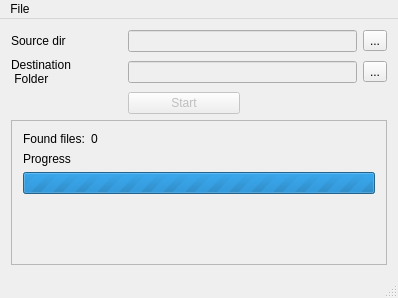
<?xml version="1.0" encoding="UTF-8"?>
<ui version="4.0">
 <class>MainWindow</class>
 <widget class="QMainWindow" name="MainWindow">
  <property name="geometry">
   <rect>
    <x>0</x>
    <y>0</y>
    <width>398</width>
    <height>298</height>
   </rect>
  </property>
  <property name="windowTitle">
   <string>MainWindow</string>
  </property>
  <widget class="QWidget" name="centralWidget">
   <layout class="QGridLayout" name="gridLayout_2">
    <item row="1" column="3">
     <widget class="QToolButton" name="chooseDestDir">
      <property name="text">
       <string>...</string>
      </property>
     </widget>
    </item>
    <item row="0" column="1" colspan="2">
     <widget class="QLineEdit" name="sourceFolder">
      <property name="enabled">
       <bool>false</bool>
      </property>
     </widget>
    </item>
    <item row="0" column="0">
     <widget class="QLabel" name="label">
      <property name="text">
       <string>Source dir</string>
      </property>
     </widget>
    </item>
    <item row="2" column="1">
     <widget class="QPushButton" name="start">
      <property name="enabled">
       <bool>false</bool>
      </property>
      <property name="text">
       <string>Start</string>
      </property>
     </widget>
    </item>
    <item row="0" column="3">
     <widget class="QToolButton" name="chooseSorceFolder">
      <property name="text">
       <string>...</string>
      </property>
     </widget>
    </item>
    <item row="1" column="1" colspan="2">
     <widget class="QLineEdit" name="destFolder">
      <property name="enabled">
       <bool>false</bool>
      </property>
     </widget>
    </item>
    <item row="1" column="0">
     <widget class="QLabel" name="label_2">
      <property name="text">
       <string>Destination
 Folder</string>
      </property>
     </widget>
    </item>
    <item row="3" column="0" colspan="4">
     <widget class="QFrame" name="frame">
      <property name="frameShape">
       <enum>QFrame::StyledPanel</enum>
      </property>
      <property name="frameShadow">
       <enum>QFrame::Raised</enum>
      </property>
      <layout class="QFormLayout" name="formLayout">
       <item row="0" column="0">
        <widget class="QLabel" name="label_3">
         <property name="text">
          <string>Found files:</string>
         </property>
        </widget>
       </item>
       <item row="0" column="1">
        <widget class="QLabel" name="filesCount">
         <property name="text">
          <string>0</string>
         </property>
        </widget>
       </item>
       <item row="2" column="0" colspan="2">
        <widget class="QProgressBar" name="progressBar">
         <property name="maximum">
          <number>0</number>
         </property>
         <property name="value">
          <number>0</number>
         </property>
        </widget>
       </item>
       <item row="1" column="0">
        <widget class="QLabel" name="label_4">
         <property name="text">
          <string>Progress</string>
         </property>
        </widget>
       </item>
      </layout>
     </widget>
    </item>
   </layout>
  </widget>
  <widget class="QMenuBar" name="menuBar">
   <property name="geometry">
    <rect>
     <x>0</x>
     <y>0</y>
     <width>398</width>
     <height>25</height>
    </rect>
   </property>
   <widget class="QMenu" name="menuFile">
    <property name="title">
     <string>File</string>
    </property>
    <addaction name="Close"/>
   </widget>
   <addaction name="menuFile"/>
  </widget>
  <widget class="QStatusBar" name="statusBar"/>
  <action name="Close">
   <property name="text">
    <string>Close</string>
   </property>
  </action>
 </widget>
 <layoutdefault spacing="6" margin="11"/>
 <resources/>
 <connections/>
</ui>
